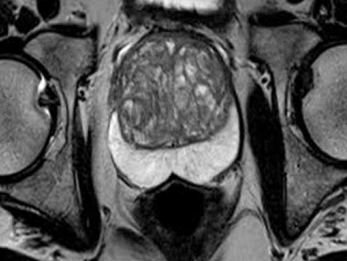
#> input picture image.png, 347 x 261 px
$ python sift.py
#> lines starting #> are read from the running program, lines starting #| are printed output that depends on the picture
import cv2
img = cv2.imread('image.png', 0)
#> img is the input picture: shape (261, 347); min 0, max 255, mean 83
sift = cv2.SIFT_create()
# kp1, des1 = sift.detectAndCompute(img, None) #keypoint and descriptors

keypoints, descriptor = sift.detectAndCompute(img, None)
#> keypoints = 1374 keypoints; strongest (x, y, size): (42, 85, 5.6), (47, 111, 3.5), (264, 80, 3.1), (122, 52, 4.2)
print('keypoint:',len(keypoints), 'descriptor:', descriptor.shape)
#| keypoint: 1374 descriptor: (1374, 128)
print(descriptor)
#> (printed output is left out)

img_draw = cv2.drawKeypoints(img, keypoints, None, flags=cv2.DRAW_MATCHES_FLAGS_DRAW_RICH_KEYPOINTS)
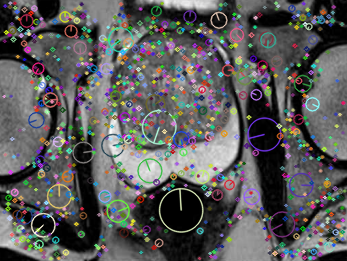
#> img_draw: shape (261, 347, 3); mean of channels 0, 1, 2 90.4, 90.3, 90.6; drawn as B, G, R
cv2.imshow('SIFT', img_draw)
cv2.waitKey()
cv2.destroyAllWindows()
